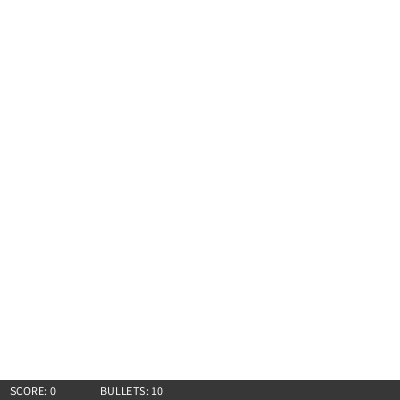
Frame 1 (no input)
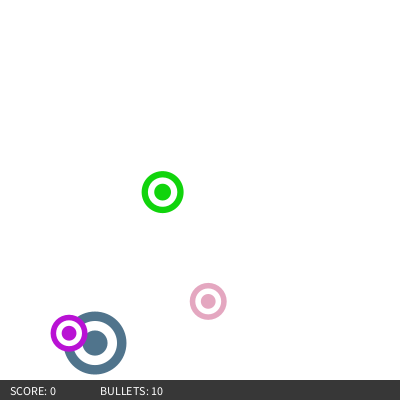
Frame 60 (the mouse pressed at the canvas centre just before this capture)
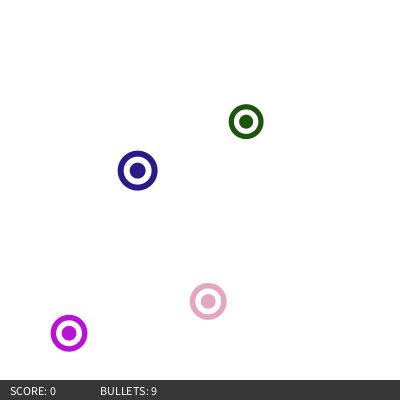
Frame 120 (the mouse held since frame 60 and released just before this capture)

The Processing sketch that drew these frames (run headless with seeded random() and noise(); from frame 60 on, the mouse is pressed at the canvas centre):

// Processing sketch: processing_181265
// ── processing_181265.pde

ArrayList myTargets; // ArrayList to put all my targets in.
ArrayList scorePrettifiers; // ArrayList to put all the pretty +1 and -1 notices above the score
int timeStamp;
int score;
int bullets;
int ammoState = 2; // Do we have ammo? 0 means no, 1 means reloading, 2 means yes.
int reloadTS; // Reload timer
int totalTargets; // How many targets were ever spawned?
int maxTargets = 50; // How many targets before the game ends?

void setup() {
  size(400, 400);
  smooth();
  frameRate(30);

  cursor(CROSS); // make the cursor look like a crosshair! :D

  myTargets = new ArrayList();
  scorePrettifiers = new ArrayList();

  timeStamp = millis();

  score = 0;
  bullets = 10;
} // end of setup()

void draw() {
  background(255);

  //////////////////////////////////////
  ////////// ADDING TARGETS ////////////
  //////////////////////////////////////
  for (int i = 0; i < myTargets.size(); i++) {
    Target t = (Target) myTargets.get(i);
    t.display();
  }

  // Display score prettifiers
  for (int i = 0; i < scorePrettifiers.size(); i++) {
    scorePrettifier s = (scorePrettifier) scorePrettifiers.get(i);
    s.display();
    if (s.y > height-40) {
      s.y--;
    }
    else {
      scorePrettifiers.remove(i);
    }
  }

  // Counter
  int passedTime = millis() - timeStamp;

  if (passedTime >= random(300, 4000) && totalTargets < maxTargets) { // If 0.5 to 2 seconds have passed since the last target was placed..
    int diameter = int(random(35, 65));
    myTargets.add(new Target(random(0, width), random(0, height), diameter, diameter, color(random(0, 255), random(0, 255), random(0, 255))));
    totalTargets++;
    timeStamp = millis(); // Reset the timer.
  }


  ////////////////////////////////
  /////// REMOVING TARGETS ///////
  ////////////////////////////////
  if (myTargets.size() == 5) { // If there's 5 targets on scene
    myTargets.remove(0); // Remove the oldest one
  }

  ////////////////////////////////
  //////////// SCORE /////////////
  ////////////////////////////////
  if (totalTargets < maxTargets) {
    noStroke();
    fill(0, 0, 0, 200);
    rect(0, height-20, width, 20);
    fill(255);
    textSize(12);
    text("SCORE: " + score, 10, height-5);

    ////////////////////////////////
    ////////// BULLETS /////////////
    ////////////////////////////////
    fill(255);
    textSize(12);
    text("BULLETS: " + bullets, 100, height-5);
  }


  ////////////////////////////////
  //////// AMMO WARNING //////////
  ////////////////////////////////
  if (ammoState == 0 && totalTargets < maxTargets) {
    textSize(50);
    fill(255, 0, 0);
    text("[R]ELOAD!", width*0.2, height*0.5);
  }
  else if (ammoState == 1 && totalTargets < maxTargets) {
    textSize(50);
    fill(255, 0, 0);
    text("Reloading..", width*0.15, height*0.5);
  }


  ////////////////////////////////
  /////////// RELOADING //////////
  ////////////////////////////////
  int timeSinceReload = millis() - reloadTS;
  if (timeSinceReload > 3000 && ammoState == 1) {
    ammoState = 2;
    bullets = 10;
  }

  ////////////////////////////////
  ////////// END GAME ////////////
  ////////////////////////////////
  if (totalTargets >= maxTargets) {
    // Remove remaining targets
    for (int i = 0; i < myTargets.size(); i++) {
      Target s = (Target) myTargets.get(i);
      myTargets.remove(i);
    }
    
    // End game text
    textSize(32);
    fill(0);
    text("Game over!", width*0.25, height*0.4);
    text("You scored: " + score, width*0.20, height*0.5);
  }
} // end of draw()



/////////////////////////////////
/////////// TARGETS /////////////
/////////////////////////////////

class Target {
  // properties
  float x, y, w, h; // position X, Y, width, height, color of each target.
  color c;

  // constructor
  Target(float posX, float posY, float tWidth, float tHeight, color tColor) {
    x = posX; // Give the object's properties the values passed as arguments.
    y = posY;
    w = tWidth;
    h = tHeight;
    c = tColor;
  }

  // functions
  void display() {

    noStroke();
    fill(c); // Fill the target with the color passed as argument.
    ellipse(x, y, w, h); // Draw the target with the properties passed as argument.
    fill(255);
    ellipse(x, y, w-(w*30/100), h-(h*30/100));    
    fill(c);
    ellipse(x, y, w-(w*60/100), h-(h*60/100));
  }
} // end of obj Target



/////////////////////////////////
/////// SCORE PRETTIFIER ////////
/////////////////////////////////
class scorePrettifier {
  // properties
  float x = 20;
  float y = height-20;
  float a = 255;

  // constructor
  scorePrettifier() {
  }

  // functions
  void display() {
    fill(0, 200, 0, a);
    textSize(12);
    text("+1", x, y);
  }
}


void mousePressed() {
  if (bullets > 0 && ammoState != 1 && ammoState != 0) {
    bullets--;
    for (int i = 0; i < myTargets.size(); i++) {
      Target t = (Target) myTargets.get(i);
      float distance = dist(mouseX, mouseY, t.x, t.y);

      if (distance < t.w*0.5) {
        myTargets.remove(i);
        score++;
        scorePrettifiers.add(new scorePrettifier());
      }
    }
  }
  else if (bullets <= 0 && ammoState != 1) {
    ammoState = 0;
  }
}

void keyPressed() {
  if (key == 'r' & ammoState != 1) {
    ammoState = 1;
    reloadTS = millis();
  }
}
